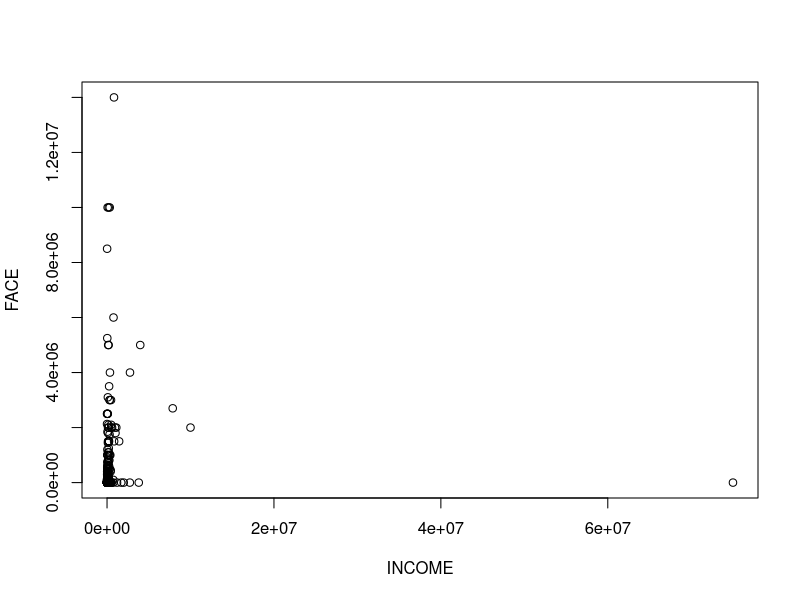
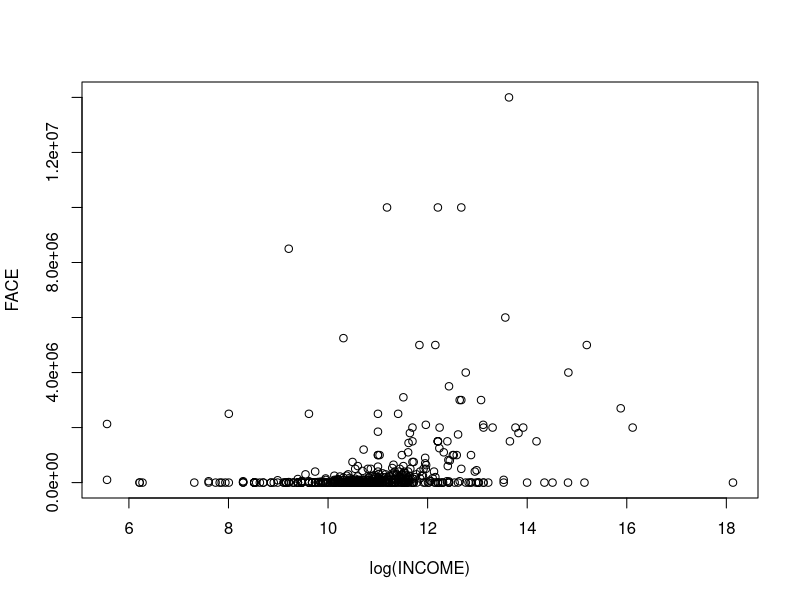
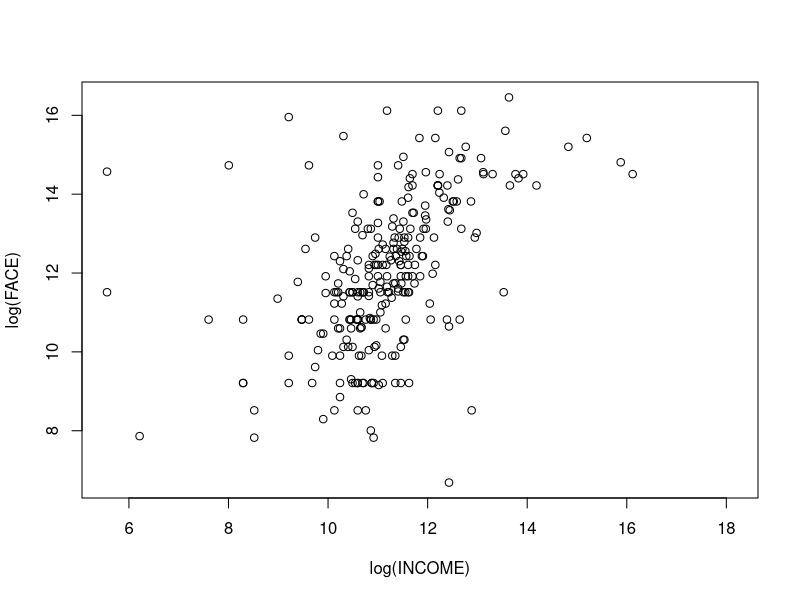
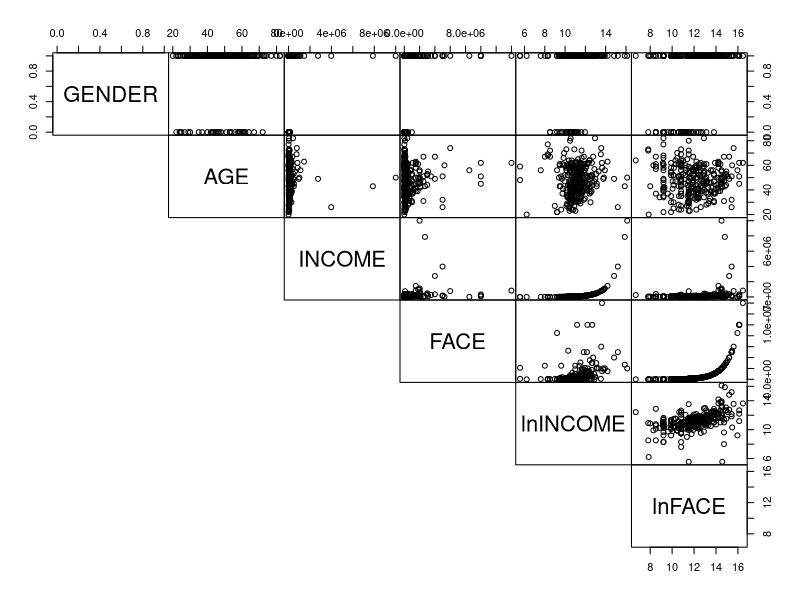
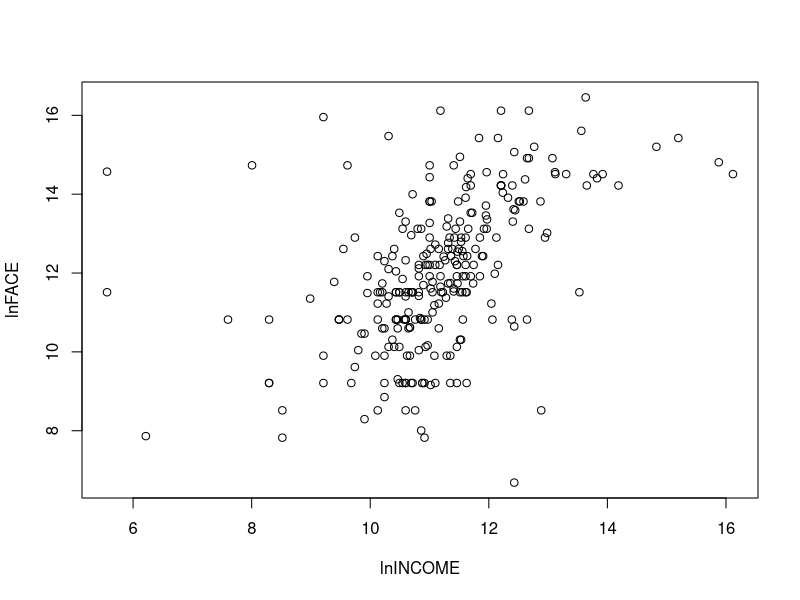
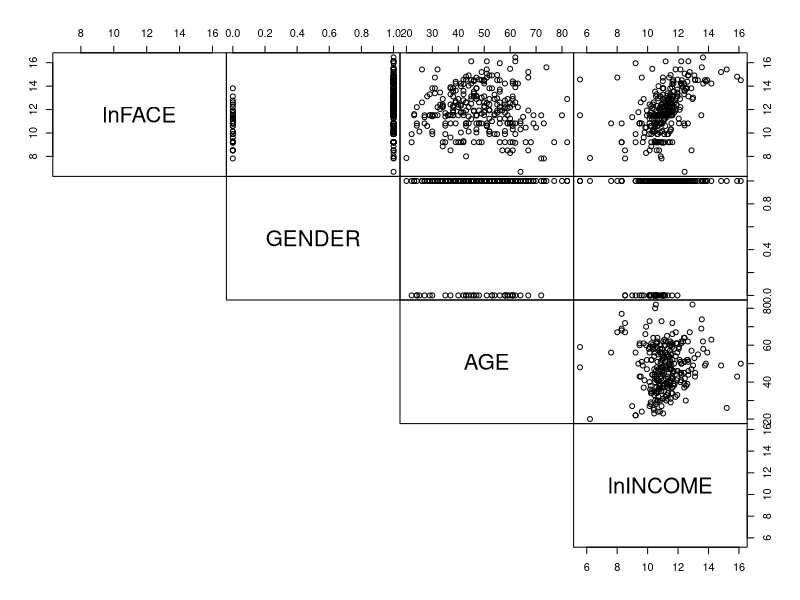

Here is the R script that generated these plots, in order:
# ###########################################################################
# #                                                                         #
# #                    FINAL ASSIGNMENT - QUESTION #2                       #
# #                                                                         #
# ###########################################################################
#
# GENDER ‐ Gender of the survey respondent
# AGE Age of the survey respondent
# INCOME Annual income of the family
# FACE Amount that the company will pay in the event of the death of the named insured
# Answer following questions (show your work for every steps):
# 1. How gender, age and income (explanatory variables) are related to FACE 
# (dependent variable) and each other.
# a. Use graphs/figures to show the relationships
# 2. Can gender, age and income help explain the FACE
#    a. Run a multiple linear regression
#    b. Find the estimated regression parameters
#    c. Use Rsq, Rsq_Adj, MSE to show performance of explanatory variables
#    d. Use T‐test to show – how important the explanatory variables are
# 3. Use a statistical software to answer this question
# 4. Write down your interpretation as necessary so that a non‐statistician can
# understand your explanation


# REF p 70 

setwd("~/data-sci-learning/dat201/")
df.raw = read.csv("TermLife.csv")

plot(FACE ~ INCOME, data=df.raw)           # heavily clustered in bottom-left
plot(FACE ~ log(INCOME), data=df.raw)      # still clustered around x-axis
plot(log(FACE) ~ log(INCOME), data=df.raw) # much more useful for regression
summary(df.raw[, c("GENDER", "AGE", "INCOME", "FACE")])
nrow(df.raw[ df.raw$FACE == 0, ])
nrow(df.raw[ df.raw$FACE == 0, ]) / nrow(df.raw) * 100

# INCOME is heavily skewed to the right (median < mean) which explains the 
# clustering in the 1st plot above.  Similarly with FACE.
# FACE also has many 0 values (225 of them or 45%).  We cannot use a log 
# transformation on these since it will result in -Inf which won't work for a 
# linear regression.  
#
# ASSUMPTION: We can drop the rows in df1 where FACE == 0.  The assumption here is that
# these are incidents where customers did not buy insurance.  We can determine 
# a regression model only for customers who purchased.  


# Ceate a final data frame (df) that will be used for the remaining analysis
df = df.raw[ df.raw$FACE>0, c("GENDER", "AGE", "INCOME", "FACE")]
df$lnINCOME = log(df$INCOME)
df$lnFACE = log(df$FACE)
str(df)
n = nrow(df)
summary(df)



# ----------------------------------------------------------------------------
# 1. How gender, age and income (explanatory variables) are related to FACE 
# (dependent variable) and each other.
# a. Use graphs/figures to show the relationships

pairs(df, lower.panel=NULL, gap=0)

plot(lnFACE ~ lnINCOME, data=df)
df.cor = cor(df)
round(df.cor[6,], 2)

pairs(~ lnFACE + GENDER + AGE + lnINCOME, data=df, lower.panel=NULL, gap=0)



# ----------------------------------------------------------------------------
# 2. Can gender, age and income help explain the FACE
#    a. Run a multiple linear regression

m = lm(lnFACE ~ GENDER + AGE + lnINCOME, data=df)
m.summ = summary(m)
m.summ

# ----------------------------------------------------------------------------
#    b. Find the estimated regression parameters

cf = coef(m)
B0 = cf[1]
B1 = cf[2]
B2 = cf[3]
B3 = cf[4]

# RESULTS:
#      (Intercept)      GENDER         AGE    lnINCOME 
#            4.502       0.876      -0.010       0.647 
#
#           y =   B0 +    B1 *     x1 +     B2 *  x2 +    B3 *       x3 
#      lnFACE = 4.50 + 0.876 * GENDER + -0.010 * AGE + 0.647 * lnINCOME


# ----------------------------------------------------------------------------
#    c. Use Rsq, Rsq_Adj, MSE to show performance of explanatory variables

rsq     = m.summ$r.squared             # 0.261
rsq.adj = m.summ$adj.r.squared         # 0.253
mse     = mean(m.summ$residuals^2)     # 2.577
S       = m.summ$sigma                 # 1.617
perf    = c(RSQ=rsq, RSQA=rsq.adj, MSE=mse, S=S)
round(perf, 3)

# RESULTS:
#     RSQ  ARSQ   MSE 
#   0.261 0.253 2.577
#
# CONCLUSION:
#
# MSE => same units as the variables which are log transformed.   Not a good measure 
# in this case. 


# ----------------------------------------------------------------------------
#    d. Use T‐test to show – how important the explanatory variables are





# ----------------------------------------------------------------------------
# 4. Write down your interpretation as necessary so that a non‐statistician can
# understand your explanation








